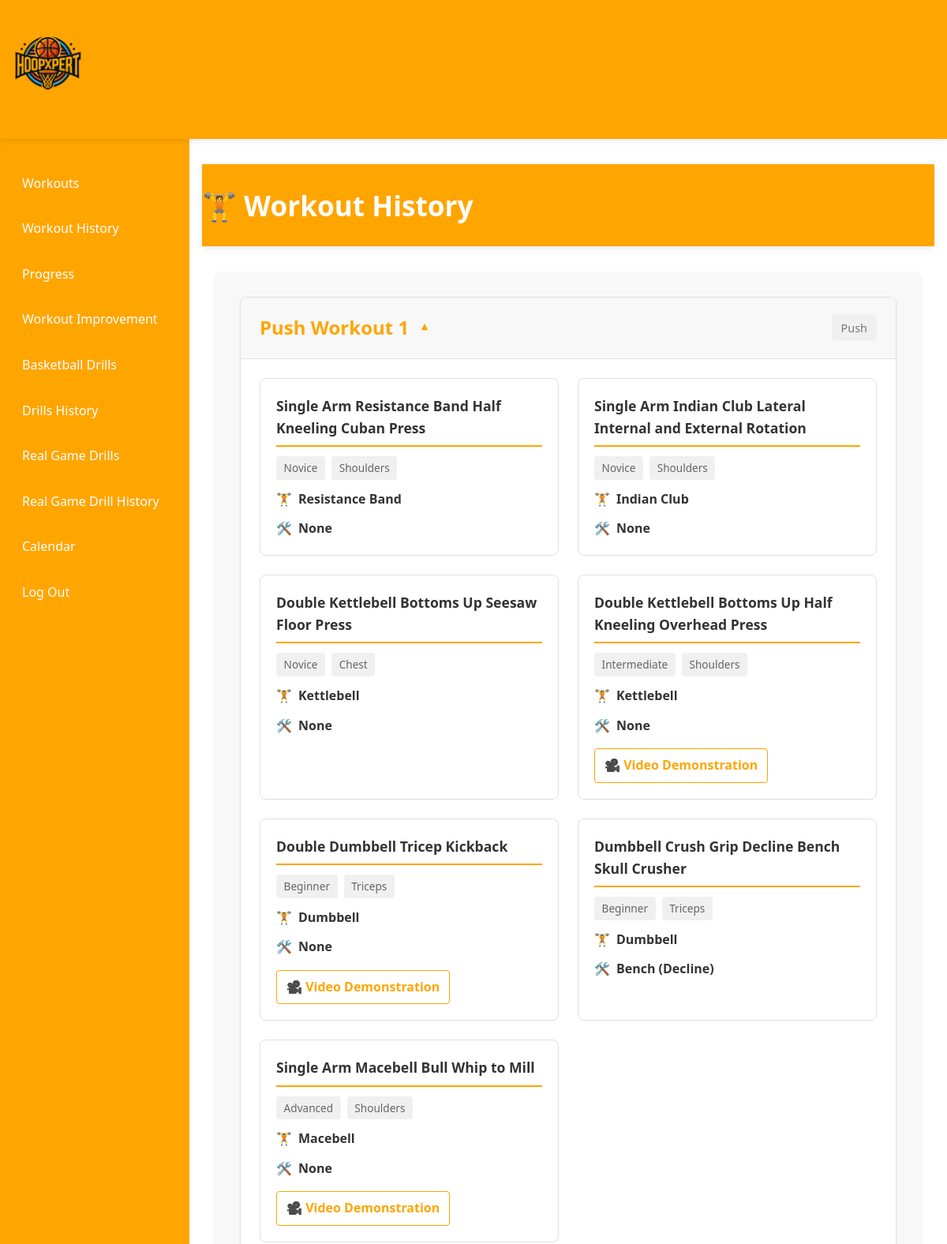
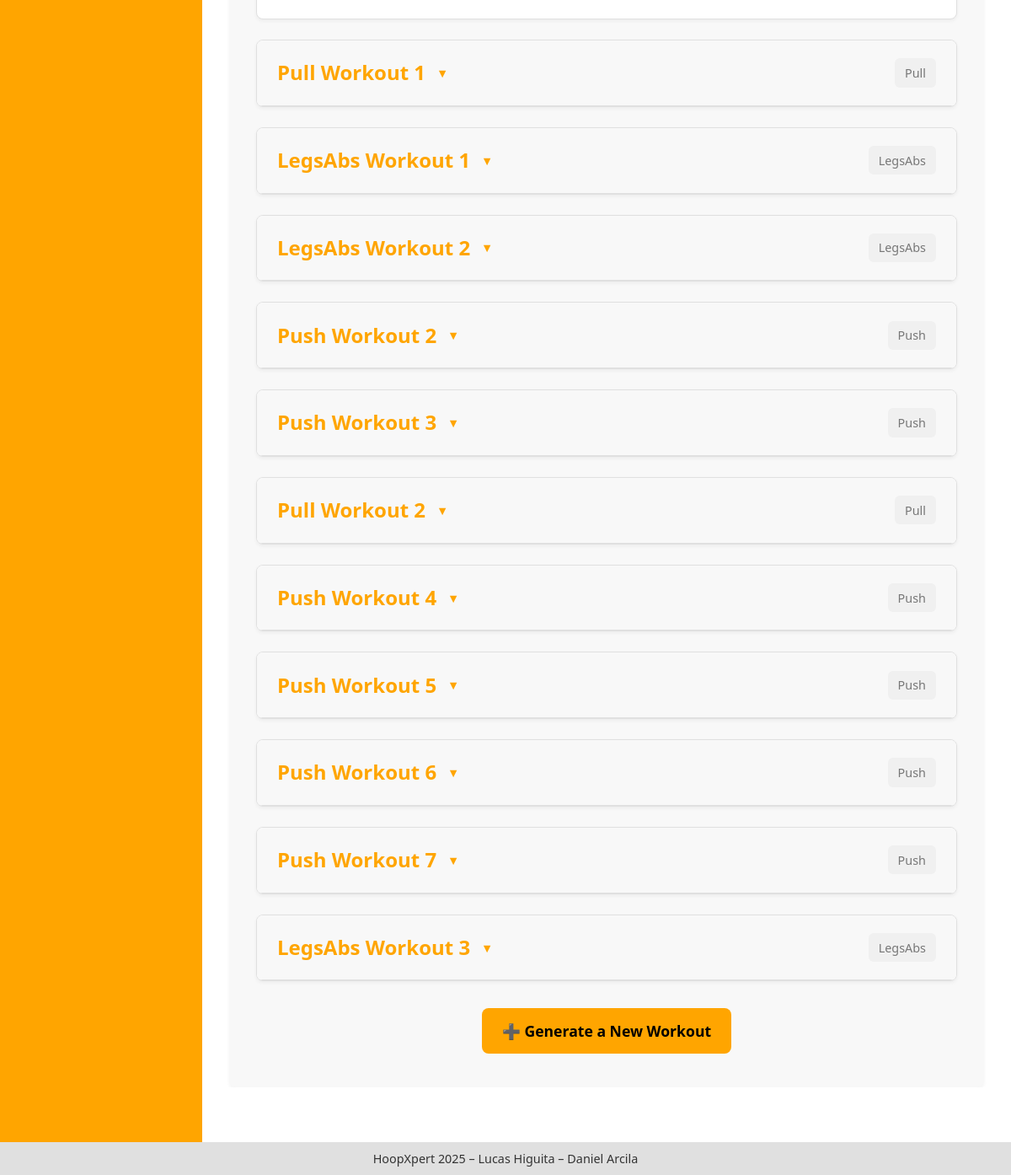
The page /workout_list/ on the database its author committed (2 pictures, top to bottom).
### workout/models.py (models this page shows, shortened)
class Workouts(models.Model):
    WORKOUT_TYPES = [
        ('Push', 'Push'),
        ('Pull', 'Pull'),
        ('Legs/Abs', 'Legs & Abs'),
    ]
    name = models.CharField(max_length=100)  # Puedes generar un nombre tipo "Push Workout 1"
    workout_type = models.CharField(max_length=20, choices=WORKOUT_TYPES)
    exercises = models.ManyToManyField(Exercise)

class Exercise(models.Model):
    exercise_name = models.CharField(max_length=100)
    short_youtube_demonstration = models.URLField(max_length=500, blank=True)
    in_depth_youtube_explanation = models.URLField(max_length=500, blank=True)
    difficulty_level = models.CharField(max_length=50)
    target_muscle_group = models.CharField(max_length=100)
    prime_mover_muscle = models.CharField(max_length=100, blank=True)
    secondary_muscle = models.CharField(max_length=100, blank=True)
    tertiary_muscle = models.CharField(max_length=100, blank=True)
    primary_equipment = models.CharField(max_length=100)
    primary_items = models.PositiveIntegerField(default=0)
    secondary_equipment = models.CharField(max_length=100, blank=True)
    secondary_items = models.PositiveIntegerField(default=0)
    posture = models.CharField(max_length=50)
    single_or_double_arm = models.CharField(max_length=50)
    continuous_or_alternating_arms = models.CharField(max_length=50)
    grip = models.CharField(max_length=50)
    load_position_ending = models.CharField(max_length=100, blank=True)
    continuous_or_alternating_legs = models.CharField(max_length=50)
    foot_elevation = models.CharField(max_length=50)
    combination_exercises = models.CharField(max_length=100)
    movement_pattern_1 = models.CharField(max_length=100)
    movement_pattern_2 = models.CharField(max_length=100, blank=True)
    movement_pattern_3 = models.CharField(max_length=100, blank=True)
    plane_of_motion_1 = models.CharField(max_length=50)
    plane_of_motion_2 = models.CharField(max_length=50, blank=True)
    plane_of_motion_3 = models.CharField(max_length=50, blank=True)
    body_region = models.CharField(max_length=50)
    force_type = models.CharField(max_length=50)
    mechanics = models.CharField(max_length=50)
    laterality = models.CharField(max_length=50)
    primary_exercise_classification = models.CharField(max_length=100)

### workout/views.py (the view)
# urls.py: path('workout_list/', workout_views.workout_list),
def workout_list(request):
    workouts = Workouts.objects.all()
    return render(request, 'workout_list.html', {'workouts': workouts})

### workout/templates/workout_list.html (shortened to what this page needs)
{% extends "base.html" %}
{% block content %}
<!DOCTYPE html>
<html lang="en">
<head>
</head>
<body>
    <header>
        <h1>🏋️ Workout History</h1>
    </header>
    <main>
        <div class="workout-container">
            {% if workouts %}
                <ul class="workout-list">
                    {% for workout in workouts %}
                        <li class="workout-item">
                            <div class="workout-header">
                                <h2>
                                    {{ workout.name }}
                                    <span class="icon">▼</span>
                                </h2>
                                <span class="workout-type">{{ workout.workout_type }}</span>
                            </div>
                            <div class="workout-content">
                                <ul class="exercise-list">
                                    {% for exercise in workout.exercises.all %}
                                        <li class="exercise-card">
                                            <h3 class="exercise-name">{{ exercise.exercise_name }}</h3>
                                            <p class="exercise-info">
                                                <span class="badge">{{ exercise.difficulty_level }}</span>
                                                <span class="badge">{{ exercise.target_muscle_group }}</span>
                                            </p>
                                            <p class="equipment-info">
                                                🏋️ <strong>{{ exercise.primary_equipment }}</strong>
                                            </p>
                                            {% if exercise.secondary_equipment %}
                                                <p class="equipment-info">
                                                    🛠️ <strong>{{ exercise.secondary_equipment }}</strong>
                                                </p>
                                            {% endif %}
                                            {% if exercise.short_youtube_demonstration %}
                                                <div class="video-link">
                                                    <a href="{{ exercise.short_youtube_demonstration }}" target="_blank">
                                                        🎥 Video Demonstration
                                                    </a>
                                                </div>
                                            {% endif %}
                                        </li>
                                    {% endfor %}
                                </ul>
                            </div>
                        </li>
                    {% endfor %}
                </ul>
            {% else %}
                <div class="empty-state">
                    <p>No workouts have been created yet.</p>
                </div>
            {% endif %}
            <div class="action-buttons">
                <a href="/workout/" class="btn">
                    ➕ Generate a New Workout
                </a>
            </div>
        </div>
    </main>
</body>
</html>
{% endblock %}

### templates/base.html (style rules this page uses)
:root { --bg: #ffffff; --surface: #f5f5f5; --accent: #FFA500; --accent-hover: #e59400; --text-main: #ffffff; --footer-bg: #e0e0e0; --footer-text: #333333; }
* { box-sizing: border-box; }
body { display: grid; grid-template-areas: "header header" "sidebar main" "footer footer"; grid-template-columns: 240px 1fr; grid-template-rows: auto 1fr auto; margin: 0; font-family: 'Roboto', sans-serif; background: var(--bg); height: 100vh; overflow: hidden; }
header { grid-area: header; background: var(--accent); padding: 4px 16px; display: flex; align-items: center; }
header h1 { margin: 0; color: var(--text-main); font-size: 1.25rem; }
main { grid-area: main; padding: 24px; overflow-y: auto; color: #000; background: var(--bg); }
.btn { display: inline-block; padding: 10px 16px; background: var(--accent); color: var(--text-main); text-decoration: none; border-radius: 6px; transition: background 0.3s; }

### rows shown on the page
Workouts: name "Push Workout 1", workout_type "Push"
Exercise: exercise_name "Single Arm Resistance Band Half Kneeling Cuban Press", difficulty_level "Novice", target_muscle_group "Shoulders", primary_equipment "Resistance Band", secondary_equipment "None"
Exercise: exercise_name "Single Arm Indian Club Lateral Internal and External Rotation", difficulty_level "Novice", target_muscle_group "Shoulders", primary_equipment "Indian Club", secondary_equipment "None"
Exercise: exercise_name "Double Kettlebell Bottoms Up Seesaw Floor Press", difficulty_level "Novice", target_muscle_group "Chest", primary_equipment "Kettlebell", secondary_equipment "None"
Exercise: exercise_name "Double Kettlebell Bottoms Up Half Kneeling Overhead Press", difficulty_level "Intermediate", target_muscle_group "Shoulders", primary_equipment "Kettlebell", secondary_equipment "None"
Exercise: exercise_name "Double Dumbbell Tricep Kickback", difficulty_level "Beginner", target_muscle_group "Triceps", primary_equipment "Dumbbell", secondary_equipment "None"
Exercise: exercise_name "Dumbbell Crush Grip Decline Bench Skull Crusher", difficulty_level "Beginner", target_muscle_group "Triceps", primary_equipment "Dumbbell", secondary_equipment "Bench (Decline)"
Exercise: exercise_name "Single Arm Macebell Bull Whip to Mill", difficulty_level "Advanced", target_muscle_group "Shoulders", primary_equipment "Macebell", secondary_equipment "None"
Workouts: name "Pull Workout 1", workout_type "Pull"
Workouts: name "LegsAbs Workout 1", workout_type "LegsAbs"
Workouts: name "LegsAbs Workout 2", workout_type "LegsAbs"
Workouts: name "Push Workout 2", workout_type "Push"
Workouts: name "Push Workout 3", workout_type "Push"
Workouts: name "Pull Workout 2", workout_type "Pull"
Workouts: name "Push Workout 4", workout_type "Push"
Workouts: name "Push Workout 5", workout_type "Push"
Workouts: name "Push Workout 6", workout_type "Push"
Workouts: name "Push Workout 7", workout_type "Push"
Workouts: name "LegsAbs Workout 3", workout_type "LegsAbs"
